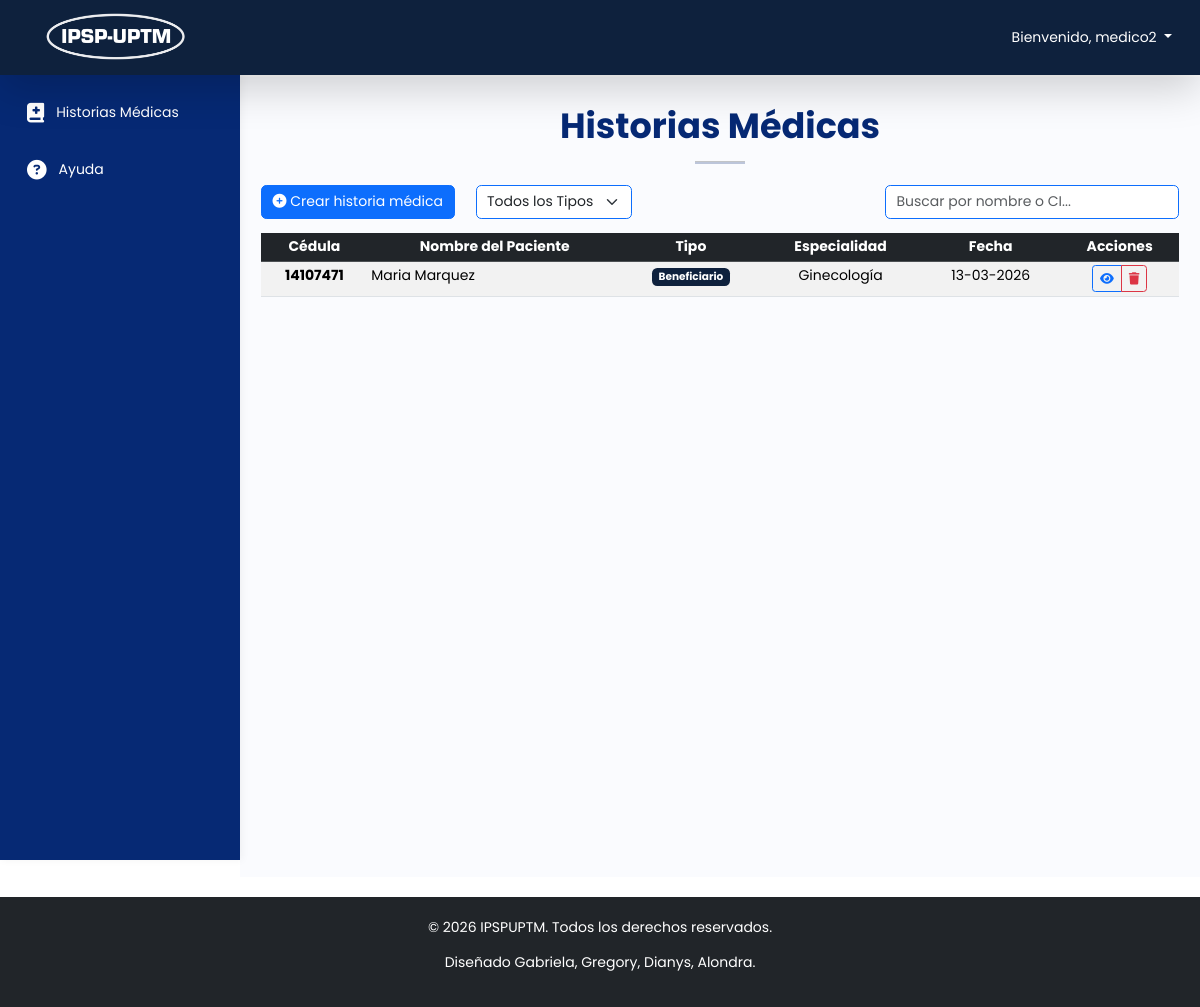
Page /home.php (signed in) on the earlier database version.
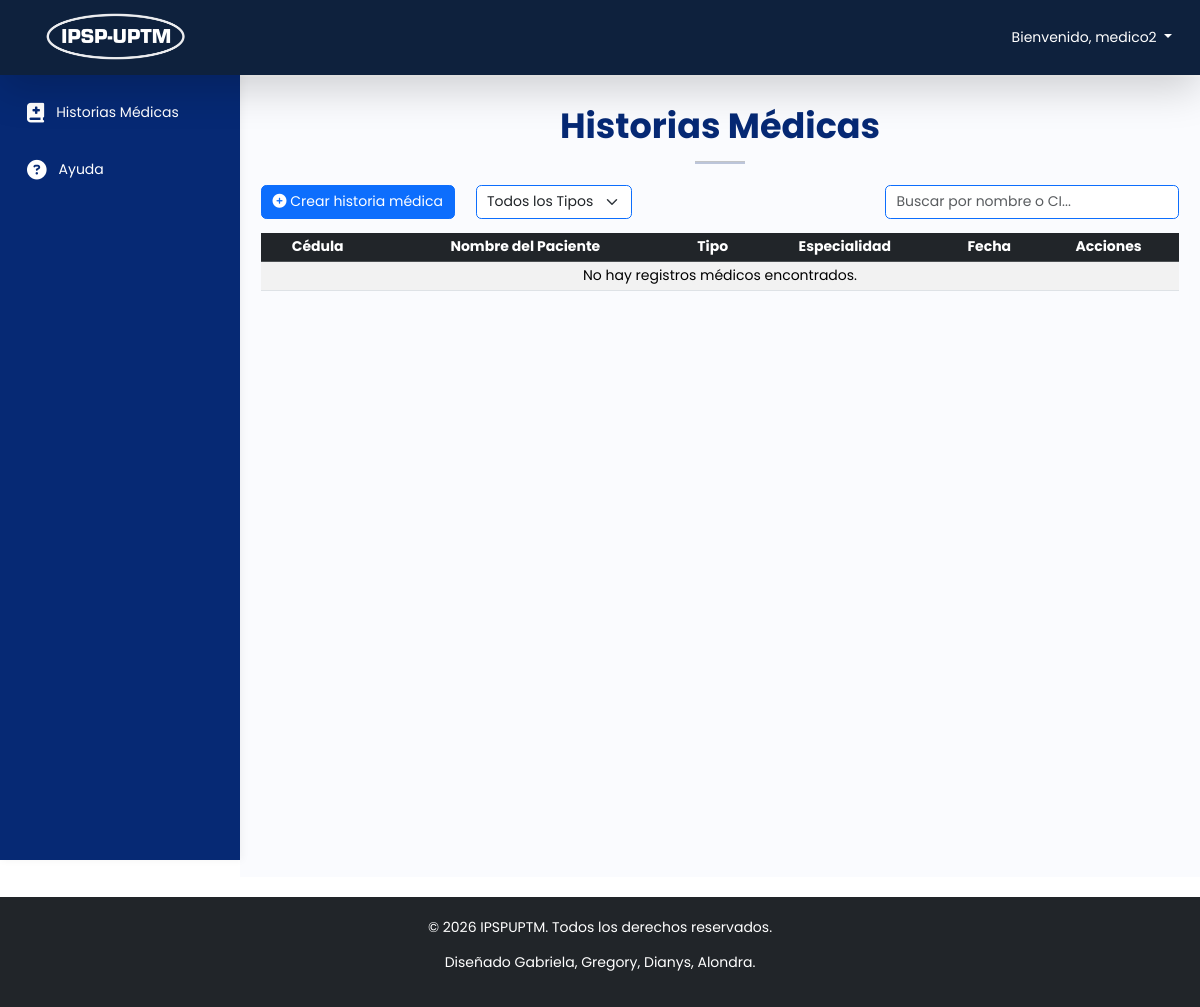
Same page on the later database version.
### tables this page shows
CREATE TABLE `historias_medicas_gine` (
  `id_historia_g` int(11) NOT NULL,
  `ci_paciente` int(11) NOT NULL,
  `tipo_paciente` varchar(20) NOT NULL,
  `ci_medico` int(11) NOT NULL,
  `fecha` date NOT NULL,
  `fecha_nacimiento` date NOT NULL,
  `edad` int(3) NOT NULL,
  `direccion` varchar(200) NOT NULL,
  `motivo_consulta` text NOT NULL,
  `enfermedad_actual` text NOT NULL,
  `antecedentes_familiares` text NOT NULL,
  `antecedentes_personales` text NOT NULL,
  `gs` varchar(20) NOT NULL,
  `fuma` varchar(20) NOT NULL,
  `ant_gineco_obstetrico` varchar(100) NOT NULL,
  `c.m` varchar(50) NOT NULL,
  `prs` varchar(50) NOT NULL,
  `cs` varchar(50) NOT NULL,
  `mac` varchar(50) NOT NULL,
  `fuc` varchar(100) NOT NULL,
  `fum` varchar(50) NOT NULL,
  `gestaciones` varchar(50) NOT NULL,
  `rc` varchar(50) NOT NULL,
  `año` year(4) NOT NULL,
  `otros` varchar(50) NOT NULL,
  `ex.fisico.t.a` varchar(20) NOT NULL,
  `f.c` varchar(20) NOT NULL,
  `peso` varchar(20) NOT NULL,
  `talla` varchar(20) NOT NULL,
  `cabeza` varchar(20) NOT NULL,
  `o.r.l` varchar(20) NOT NULL,
  `c.v` varchar(20) NOT NULL,
  `tiroides` varchar(20) NOT NULL,
  `mamas` varchar(20) NOT NULL,
  `abdomen` varchar(20) NOT NULL,
  `ginecologico` varchar(100) NOT NULL,
  `ultrasonido` varchar(100) NOT NULL,
  `diagnostico` varchar(100) NOT NULL,
  `conducta` varchar(100) NOT NULL
);

### app/historias_medicas/principal.php (shortened to what the changed rows need)
<?php
include 'C:/xampp/htdocs/IPSPUPTM/config/database.php';
$es_ginecologo = false;
if (isset($_SESSION['user_id'])) {
    $sqlEsp = "
        SELECT m.ci_medico, e.nombre_especialidad
        FROM medicos m
        LEFT JOIN especialidades e ON m.especialidad = e.id_especialidad
        WHERE m.id_usuario = ?
    ";
    $stmtEsp = $conn->prepare($sqlEsp);
    if ($stmtEsp) {
        $stmtEsp->bind_param('i', $_SESSION['user_id']);
        $stmtEsp->execute();
        $rowEsp = $stmtEsp->get_result()->fetch_assoc();
        if ($rowEsp) {
            $es_ginecologo = (strtolower($rowEsp['nombre_especialidad']) === 'ginecología'
                           || strtolower($rowEsp['nombre_especialidad']) === 'ginecologia');
        }
    }
}
$rowsPerPage = 15;
$currentPage = isset($_GET['page']) ? intval($_GET['page']) : 1;
$offset = ($currentPage - 1) * $rowsPerPage;
try {
    if ($es_ginecologo) {
        $sqlHistorias = "
            SELECT
                g.id_historia_g AS id_historia,
                g.fecha AS fecha_historia,
                g.tipo_paciente,
                g.ci_paciente,
                COALESCE(
                    CONCAT(p_a.nombre, ' ', p_a.apellido),
                    CONCAT(p_b.nombre, ' ', p_b.apellido),
                    CONCAT(ext.nombre, ' ', ext.apellido),
                    'Desconocido'
                ) AS nombre_paciente,
                'Ginecología' AS nombre_especialidad
            FROM historias_medicas_gine g
            LEFT JOIN afiliados a ON g.ci_paciente = a.cedula
            LEFT JOIN persona p_a ON a.cedula = p_a.cedula
            LEFT JOIN beneficiarios b ON g.ci_paciente = b.cedula
            LEFT JOIN persona p_b ON b.cedula = p_b.cedula
            LEFT JOIN comunidad_uptm ext ON g.ci_paciente = ext.cedula
            ORDER BY g.fecha DESC
            LIMIT $rowsPerPage OFFSET $offset
        ";
        $totalRowsResult = $conn->query("SELECT COUNT(*) AS total FROM historias_medicas_gine");
    }
    $historias = $conn->query($sqlHistorias);
} catch (Exception $e) {
    echo "<div class='alert alert-danger'>Error: " . $e->getMessage() . "</div>";
    exit();
}
?>
<div class="mt-3 m-2">
    <h1 class="fw-bold text-center" style="color: #062974;">Historias Médicas</h1>
    <div class="table-responsive">
        <table class="table table-sm table-striped table-hover" id="tablaHistorias">
            <thead class="table-dark text-center">
                <tr>
                    <th>Cédula</th>
                    <th>Nombre del Paciente</th>
                    <th>Tipo</th>
                    <th>Especialidad</th>
                    <th>Fecha</th>
                    <th>Acciones</th>
                </tr>
            </thead>
            <tbody>
                <?php if ($historias && $historias->num_rows > 0): ?>
                    <?php while ($row = $historias->fetch_assoc()): ?>
                        <tr data-tipo="<?= strtolower($row['tipo_paciente']); ?>">
                            <td class="text-center fw-bold"><?= htmlspecialchars($row['ci_paciente']); ?></td>
                            <td><?= htmlspecialchars($row['nombre_paciente']); ?></td>
                            <td class="text-center">
                                <?php
                                    $tipo = strtolower($row['tipo_paciente']);
                                    $badgeClass = ($tipo == 'afiliado') ? 'bg-success' : (($tipo == 'beneficiario') ? 'bg-primary' : 'bg-info');
                                ?>
                                <span class="badge <?= $badgeClass ?>"><?= ucfirst($tipo); ?></span>
                            </td>
                            <td class="text-center"><?= htmlspecialchars($row['nombre_especialidad']); ?></td>
                            <td class="text-center"><?= date('d-m-Y', strtotime($row['fecha_historia'])); ?></td>
                            <td class="text-center">
                                <div class="btn-group">
                                    <button
                                        class="btn btn-sm btn-outline-primary btn-ver-historia"
                                        title="Ver Historia"
                                        data-id="<?= $row['id_historia'] ?>"
                                        data-tabla="<?= $es_ginecologo ? 'ginecologia' : 'general' ?>"
                                        data-bs-toggle="modal"
                                        data-bs-target="#vermodal">
                                        <i class="fas fa-eye"></i>
                                    </button>
                                    <button
                                        class="btn btn-sm btn-outline-danger btn-eliminar-historia"
                                        title="Eliminar"
                                        data-id="<?= $row['id_historia'] ?>"
                                        data-tabla="<?= $es_ginecologo ? 'ginecologia' : 'general' ?>"
                                        data-bs-toggle="modal"
                                        data-bs-target="#eliminamodal">
                                        <i class="fas fa-trash"></i>
                                    </button>
                                </div>
                            </td>
                        </tr>
                    <?php endwhile; ?>
                <?php else: ?>
                    <tr><td colspan="6" class="text-center">No hay registros médicos encontrados.</td></tr>
                <?php endif; ?>
            </tbody>
        </table>
    </div>
</div>

Differences in the rows shown:
removed historias_medicas_gine: ci_paciente "14107471", nombre_paciente "Maria Marquez", tipo_paciente "Beneficiario", nombre_especialidad "Ginecología", fecha "13-03-2026"
Other differences:
text now shown: "No hay registros médicos encontrados."
